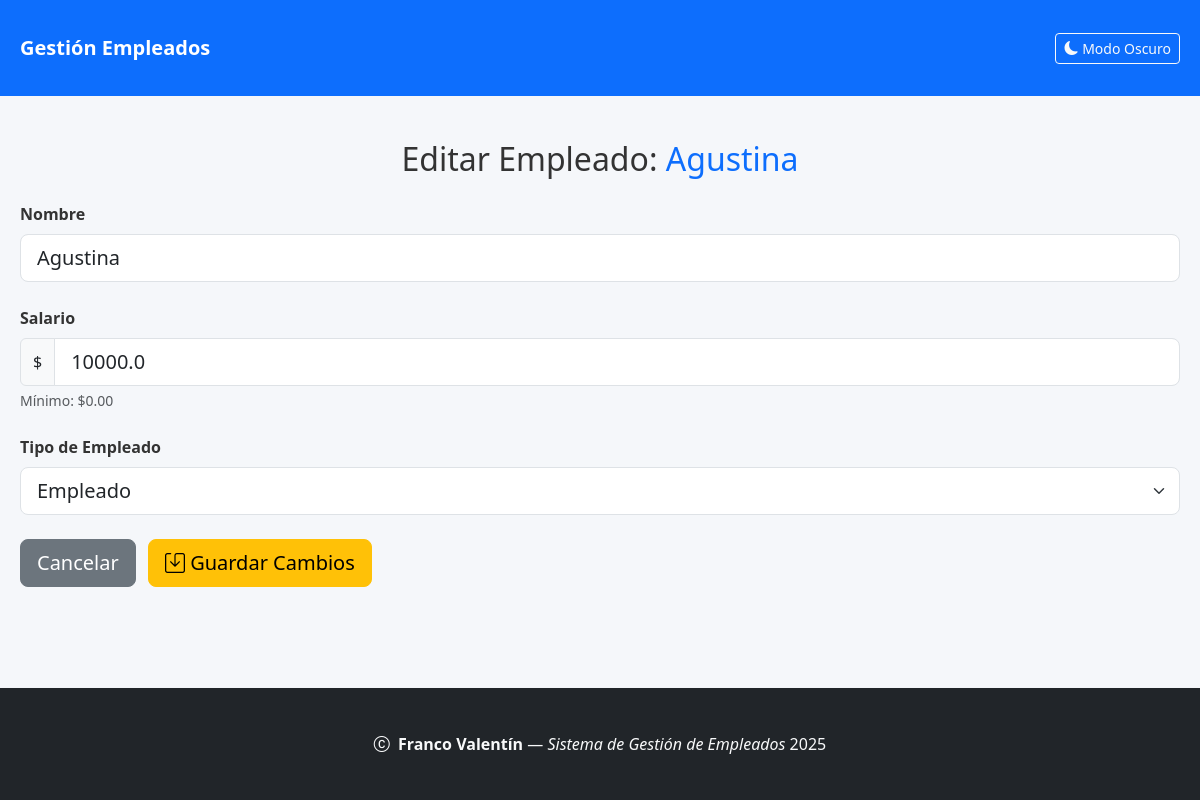
/editar/5, run on the app's committed database.
### models/empleado.py (models this page shows, shortened)
class Empleado(db.Model):
    __tablename__ = 'empleados'
    id = db.Column(db.Integer, primary_key=True)
    nombre = db.Column(db.String(100), nullable=False)
    salario = db.Column(db.Float, nullable=False)
    tipo = db.Column(db.String(50))
    __mapper_args__ = {
        'polymorphic_on': tipo,
        'polymorphic_identity': 'empleado'
    }

### app.py (the view, shortened to what this page needs)
@app.route('/editar/<int:id>', methods=['GET', 'POST'])
def editar(id):
    empleado = Empleado.query.get_or_404(id)
    return render_template('editar.html', empleado=empleado)

### templates/editar.html (shortened to what this page needs)
<!DOCTYPE html>
<html lang="es">
<head>
    <link href="https://cdn.jsdelivr.net/npm/bootstrap@5.3.0/dist/css/bootstrap.min.css" rel="stylesheet" />
    <link rel="stylesheet" href="{{ url_for('static', filename='css/empleados.css') }}" />
    <link rel="stylesheet" href="{{ url_for('static', filename='css/dark-mode.css') }}" />
    <link rel="stylesheet" href="https://cdn.jsdelivr.net/npm/bootstrap-icons@1.10.0/font/bootstrap-icons.css" />
</head>
<body class="d-flex flex-column min-vh-100">
<nav class="navbar navbar-expand-lg navbar-dark bg-primary mb-4">
  <div class="container">
    <a class="navbar-brand fw-bold" href="{{ url_for('index') }}">Gestión Empleados</a>
    <div class="collapse navbar-collapse" id="navbarNav">
      <ul class="navbar-nav ms-auto">
        <li class="nav-item">
          <button id="darkModeToggle" class="btn btn-sm btn-outline-light">
            <i class="bi bi-moon-fill"></i> Modo Oscuro
          </button>
        </li>
      </ul>
    </div>
  </div>
</nav>
<main class="container flex-grow-1">
    <div class="form-container mx-auto">
        <h2 class="mb-4 text-center">Editar Empleado: <span class="text-primary">{{ empleado.nombre }}</span></h2>
        <form method="post" action="{{ url_for('editar', id=empleado.id) }}" class="needs-validation" novalidate>
          <div class="mb-4">
            <label for="nombre" class="form-label fw-semibold">Nombre</label>
            <input type="text" class="form-control form-control-lg" id="nombre" name="nombre" required
                   value="{{ empleado.nombre }}" pattern="[A-Za-záéíóúÁÉÍÓÚñÑ\s]{2,50}">
          </div>
          <div class="mb-4">
            <label for="salario" class="form-label fw-semibold">Salario</label>
            <div class="input-group">
              <span class="input-group-text">$</span>
              <input type="number" step="0.01" min="0" class="form-control form-control-lg"
                     id="salario" name="salario" required value="{{ empleado.salario }}"
                     aria-describedby="salarioHelp">
            </div>
            <div id="salarioHelp" class="form-text">Mínimo: $0.00</div>
          </div>
          <div class="mb-4">
            <label for="tipo" class="form-label fw-semibold">Tipo de Empleado</label>
            <select class="form-select form-select-lg" id="tipo" name="tipo" required>
              <option value="empleado" {% if empleado.tipo == 'empleado' %}selected{% endif %}>Empleado</option>
            </select>
          </div>
          <div class="form-actions">
            <a href="{{ url_for('index') }}" class="btn btn-secondary btn-lg">Cancelar</a>
            <button type="submit" class="btn btn-warning btn-lg ms-2">
              <i class="bi bi-save"></i> Guardar Cambios
            </button>
          </div>
        </form>
    </div>
</main>
<footer class="bg-dark text-light py-4 mt-auto shadow-sm">
  <div class="container text-center">
    <p class="mb-0 fs-6">
      <i class="bi bi-c-circle me-1"></i>
      <strong>Franco Valentín</strong> — <em>Sistema de Gestión de Empleados</em> <span id="current-year"></span>
    </p>
  </div>
</footer>
</body>
</html>

### static/css/empleados.css (style rules this page uses)
body { font-family: 'Segoe UI', Tahoma, Geneva, Verdana, sans-serif; background-color: #f5f7fa; color: #333; }
.container { max-width: 1200px; margin: 0 auto; padding: 20px; }

### data on the page
Empleado: nombre "Agustina", salario "10000.0", tipo "Empleado"
